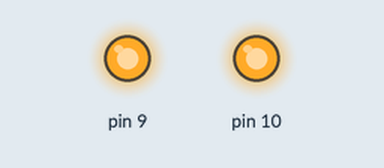
The sketch below on a simulated Arduino Uno, built with avr-gcc and run on an emulated ATmega328P. On the bench: output pins drawn as LEDs (lit = HIGH).

Above: at 0.1 s.
Timing chart, 0 to 1.6 s (numbered marks = the images above):
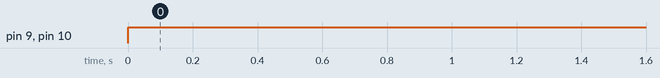

The sketch:

2ndblinker.ino
```cpp
void setup() {
  // put your setup code here, to run once:
pinMode(10,OUTPUT);
pinMode(9,OUTPUT);
}

void loop() {
  // put your main code here, to run repeatedly:
digitalWrite(10,HIGH);
digitalWrite(9,HIGH);

}
```

Measured:
- by itself, pin 9, pin 10: LOW → HIGH at 0.00 s
